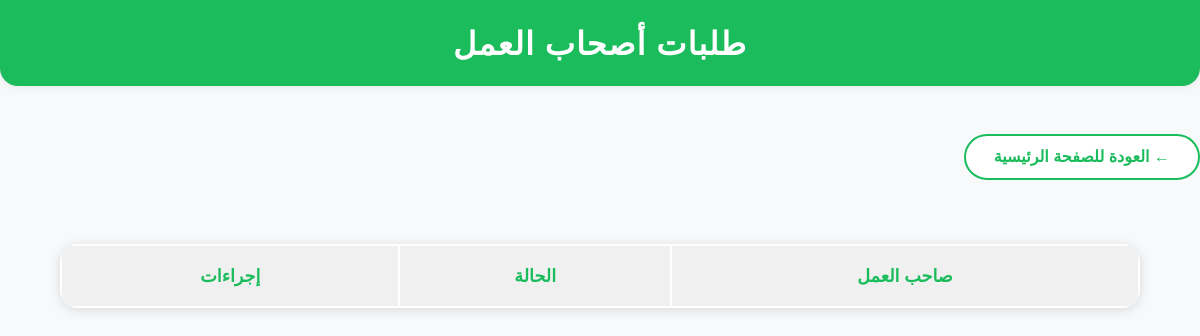
Page /manage_professional_requests.php (signed in) on the earlier database version.
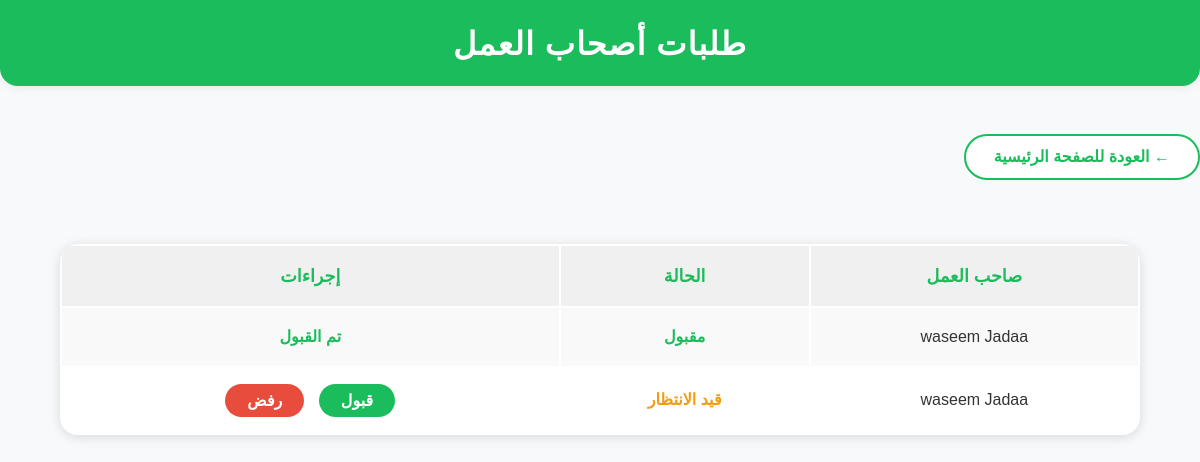
Same page on the later database version.
### tables this page shows
CREATE TABLE `application` (
  `application_ID` int(11) NOT NULL,
  `job_ID` int(11) DEFAULT NULL,
  `user_ID` int(11) DEFAULT NULL,
  `status` enum('pending','accepted','rejected') DEFAULT 'pending',
  `employer_id` int(11) DEFAULT NULL
);

CREATE TABLE `user` (
  `User_ID` int(11) NOT NULL,
  `name` varchar(255) NOT NULL,
  `email` varchar(255) NOT NULL,
  `password` varchar(255) NOT NULL,
  `role` enum('job_seeker','employer') NOT NULL
);

### manage_professional_requests.php (the view, shortened to what this page needs)
<?php
include 'db.php';
$user_id = $_SESSION['user_id'];
$stmt = $conn->prepare('SELECT a.application_ID, a.status, a.employer_id, u.name as employer_name FROM application a JOIN user u ON a.employer_id = u.User_ID WHERE a.job_ID IS NULL AND a.user_ID = :user_id');
$stmt->execute([':user_id' => $user_id]);
$requests = $stmt->fetchAll(PDO::FETCH_ASSOC);
?>
<!DOCTYPE html>
<html lang="ar" dir="rtl">
<head>
    <link rel="stylesheet" href="css/project.css">
    <link rel="stylesheet" href="css/manage_prof_req_.css">
</head>
<body>
    <div class="main-header">طلبات أصحاب العمل</div>
    <a href="dashboard.php" class="back-btn">&larr; العودة للصفحة الرئيسية</a>
    <table class="requests-table">
        <tr><th>صاحب العمل</th><th>الحالة</th><th>إجراءات</th></tr>
        <?php foreach($requests as $req): ?>
        <tr>
            <td><?= htmlspecialchars($req['employer_name']) ?></td>
            <td>
                <?php if($req['status'] === 'pending'): ?>
                    <span style="color:#f39c12;font-weight:bold;">قيد الانتظار</span>
                <?php elseif($req['status'] === 'accepted'): ?>
                    <span style="color:#1abc5b;font-weight:bold;">مقبول</span>
                <?php else: ?>
                    <span style="color:#e74c3c;font-weight:bold;">مرفوض</span>
                <?php endif; ?>
            </td>
            <td>
                <?php if($req['status'] === 'pending'): ?>
                    <form method="post" style="display:inline;">
                        <button name="action" value="accept" class="action-btn">قبول</button>
                        <button name="action" value="reject" class="action-btn" style="background:#e74c3c;">رفض</button>
                    </form>
                <?php elseif($req['status'] === 'accepted'): ?>
                    <span style="color:#1abc5b;font-weight:bold;">تم القبول</span>
                <?php else: ?>
                    <span style="color:#e74c3c;font-weight:bold;">تم الرفض</span>
                <?php endif; ?>
            </td>
        </tr>
        <?php endforeach; ?>
    </table>
</body>
</html>

Differences in the rows shown:
added application: user.name "waseem Jadaa", status "مقبول"
added application: user.name "waseem Jadaa", status "قيد الانتظار"
